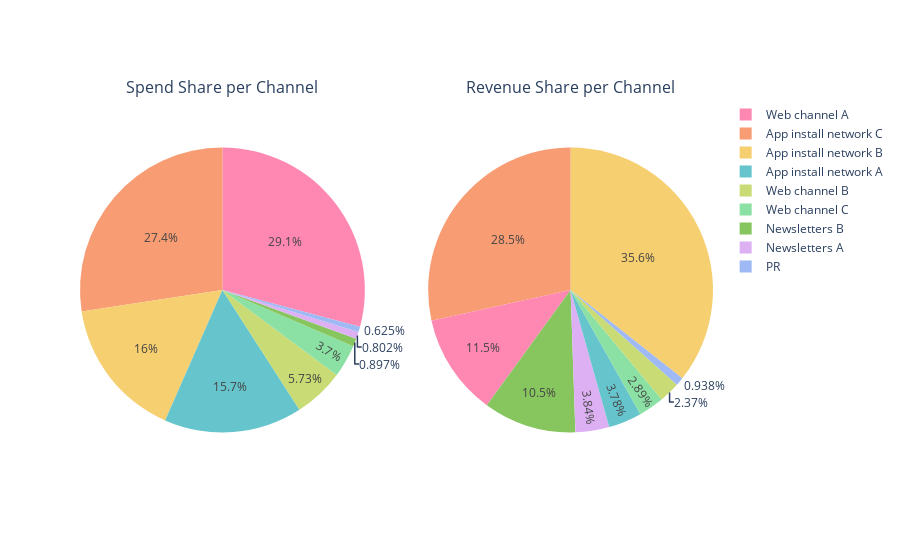

Write notebook code for a chart like this one.
### Markdown cell above
It's easy to see which channels are better performing from these bar graphs -

### Top Performers
- Highest CR: App install network B
- Highest ABS: Web Channel B
- Highest RPV: Web Channel B
- Lowest CIR of the Paid channels: App install network B
    - Though it also interesting to note that this has smallest ABS & CR out of the paid channels
    - Our regression line observation was that App install network B had an increased number of orders than the expected trend
    - This probably explains why even due to a smaller ABS, the revenue, from this channel was higher (leading to lower CIR)

### Some other findings
- Out of paid channels, App install network A has the highest cost-to-income ratio. This probably means either spend is much higher than App install network B and C, or revenue is much lower. 
- Its revenue per visitor is in line with the other channels (actually one of the higher ones), so this could mean that # of visitors is also much lower for A than B & C (assuming spend is similar to B & C). 
- And when we go back to the original data, it's clear to see that spend is in line with B and C, however that spend doesn't translate to # visitors
- The number of visitors for App install network A is orders of magnitude lower than B & C - **is it worth to spend the same amount on App install network A?**


### Revenue Share, Spend Share

- From the pie chart below (and as expected) we see that free channels account for only 15% of the revenue across the 2 weeks
    -- Though it is interesting to note that **Newsletters B** contributes more to revenue than some of the paid channels
- **Web channel A** accounts for only 11.5% of the revenue, but is the channel the company spends the most on (29% of spending)
- Similar with **App install network A** - only 3.7% revenue, but 15.7% of revenue (this is also reflected in the bar graph of CIR we saw above)
- The company may want to re-evaluate spend on these 2 channels or investigate the reasons for the under-performance of these channels to those of a similar category
&nbsp;
- Conversely, **App install network B and C** have pay-off for the % of spending 
- We saw above that **Web Channel B** was a top-performer in terms of ABS and RPV -- this could mean this channel somehow attracts more price insensitive/premium customers. However, this channel doesn't account for much of revenue. It could be a potential high source of revenue if it pulled a higher volume of visitors/orders like other paid channels.

### Code cell
fig = make_subplots(rows=1, cols=2, shared_xaxes=False, shared_yaxes=False,
                    specs=[[{"type": "pie"}, {"type": "pie"}]],
                    subplot_titles=("Spend Share per Channel", "Revenue Share per Channel"))


fig2 = go.Pie(values=channel_groups.Revenue, labels=channel_groups.index, marker=dict(colors=px.colors.qualitative.Pastel))

fig1 = go.Pie(values=channel_groups.Spend, labels=channel_groups.index, marker=dict(colors=px.colors.qualitative.Pastel))

fig.add_trace(fig1, row=1, col=1)
fig.add_trace(fig2, row=1, col=2)

fig.show()

### Figure 1 — Plotly figure (JSON) as saved in the notebook; plotly's stock layout.template omitted (floating-point values rounded to 4 significant figures)
{"data": [{"domain": {"x": [0, 0.45], "y": [0, 1]}, "labels": ["App install network A", "App install network B", "App install network C", "Newsletters A", "Newsletters B", "PR", "Web channel A", "Web channel B", "Web channel C"], "marker": {"colors": ["rgb(102, 197, 204)", "rgb(246, 207, 113)", "rgb(248, 156, 116)", "rgb(220, 176, 242)", "rgb(135, 197, 95)", "rgb(158, 185, 243)", "rgb(254, 136, 177)", "rgb(201, 219, 116)", "rgb(139, 224, 164)", "rgb(180, 151, 231)", "rgb(179, 179, 179)"]}, "type": "pie", "values": [3287, 3351, 5743, 168, 188, 131, 6106, 1200, 776]}, {"domain": {"x": [0.55, 1], "y": [0, 1]}, "labels": ["App install network A", "App install network B", "App install network C", "Newsletters A", "Newsletters B", "PR", "Web channel A", "Web channel B", "Web channel C"], "marker": {"colors": ["rgb(102, 197, 204)", "rgb(246, 207, 113)", "rgb(248, 156, 116)", "rgb(220, 176, 242)", "rgb(135, 197, 95)", "rgb(158, 185, 243)", "rgb(254, 136, 177)", "rgb(201, 219, 116)", "rgb(139, 224, 164)", "rgb(180, 151, 231)", "rgb(179, 179, 179)"]}, "type": "pie", "values": [71753, 676872, 540500, 72864, 200255, 17820, 219024, 45043, 54967]}], "layout": {"annotations": [{"font": {"size": 16}, "showarrow": false, "text": "Spend Share per Channel", "x": 0.225, "xanchor": "center", "xref": "paper", "y": 1, "yanchor": "bottom", "yref": "paper"}, {"font": {"size": 16}, "showarrow": false, "text": "Revenue Share per Channel", "x": 0.775, "xanchor": "center", "xref": "paper", "y": 1, "yanchor": "bottom", "yref": "paper"}]}}
